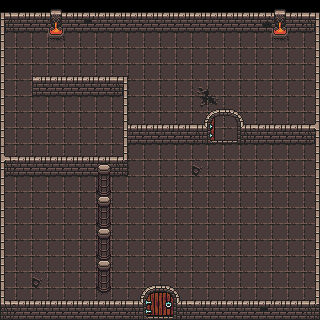

This is a level from a 2D game, rendered from its Tiled map with the project's own tilesets. A one-line summary and the complete map file follow:
An orthogonal 20x20 tile map with 16x16 px tiles, 2 tile layers (bacground, objects_walls), 4 tilesets and 104 objects.

<map version="1.2" tiledversion="1.3.4" orientation="orthogonal" renderorder="right-down" width="20" height="20" tilewidth="16" tileheight="16" infinite="0" nextlayerid="4" nextobjectid="10">
 <tileset firstgid="1" name="0x72_DungeonTilesetII_v1.1" tilewidth="16" tileheight="16" tilecount="1024" columns="32">
  <image source="0x72_DungeonTilesetII_v1.1.png" trans="ff00ff" width="512" height="512" />
  <tile id="33">
   <objectgroup draworder="index" id="2">
    <object id="1" x="0" y="12" width="16" height="4" />
   </objectgroup>
  </tile>
  <tile id="34">
   <objectgroup draworder="index" id="2">
    <object id="1" x="0" y="12" width="16" height="4" />
   </objectgroup>
  </tile>
  <tile id="35">
   <objectgroup draworder="index" id="2">
    <object id="1" x="0" y="12" width="16" height="4" />
   </objectgroup>
  </tile>
  <tile id="36">
   <objectgroup draworder="index" id="2">
    <object id="1" x="0" y="12" width="16" height="4" />
   </objectgroup>
  </tile>
  <tile id="37">
   <objectgroup draworder="index" id="2">
    <object id="1" x="0" y="12" width="16" height="4" />
   </objectgroup>
  </tile>
  <tile id="38">
   <objectgroup draworder="index" id="2">
    <object id="1" x="0" y="12" width="16" height="4" />
   </objectgroup>
  </tile>
  <tile id="65">
   <objectgroup draworder="index" id="2">
    <object id="1" x="0" y="12" width="16" height="4" />
   </objectgroup>
  </tile>
  <tile id="66">
   <objectgroup draworder="index" id="2">
    <object id="1" x="0" y="12" width="16" height="4" />
   </objectgroup>
  </tile>
  <tile id="67">
   <objectgroup draworder="index" id="2">
    <object id="1" x="0" y="12" width="16" height="4" />
   </objectgroup>
  </tile>
  <tile id="68">
   <objectgroup draworder="index" id="2">
    <object id="1" x="0" y="0" width="16" height="4" />
   </objectgroup>
   <animation>
    <frame tileid="68" duration="200" />
    <frame tileid="69" duration="200" />
    <frame tileid="70" duration="200" />
   </animation>
  </tile>
  <tile id="69">
   <objectgroup draworder="index" id="2">
    <object id="1" x="0" y="0" width="16" height="4" />
   </objectgroup>
  </tile>
  <tile id="70">
   <objectgroup draworder="index" id="2">
    <object id="2" x="0" y="0" width="16" height="4" />
   </objectgroup>
  </tile>
  <tile id="97">
   <objectgroup draworder="index" id="2">
    <object id="1" x="0" y="12" width="16" height="4" />
   </objectgroup>
  </tile>
  <tile id="98">
   <objectgroup draworder="index" id="2">
    <object id="1" x="0" y="12" width="16" height="4" />
   </objectgroup>
  </tile>
  <tile id="99">
   <objectgroup draworder="index" id="2">
    <object id="1" x="0" y="12" width="16" height="4" />
   </objectgroup>
  </tile>
  <tile id="100">
   <objectgroup draworder="index" id="2">
    <object id="1" x="0" y="12" width="16" height="4" />
   </objectgroup>
  </tile>
  <tile id="101">
   <objectgroup draworder="index" id="2">
    <object id="1" x="0" y="12" width="16" height="4" />
   </objectgroup>
  </tile>
  <tile id="102">
   <objectgroup draworder="index" id="2">
    <object id="1" x="0" y="12" width="16" height="4" />
   </objectgroup>
  </tile>
  <tile id="132">
   <objectgroup draworder="index" id="2">
    <object id="2" x="0" y="0" width="16" height="4" />
   </objectgroup>
   <animation>
    <frame tileid="132" duration="200" />
    <frame tileid="133" duration="200" />
    <frame tileid="134" duration="200" />
   </animation>
  </tile>
  <tile id="133">
   <objectgroup draworder="index" id="2">
    <object id="1" x="0" y="0" width="16" height="4" />
   </objectgroup>
  </tile>
  <tile id="134">
   <objectgroup draworder="index" id="2">
    <object id="1" x="0" y="0" width="16" height="4" />
   </objectgroup>
  </tile>
  <tile id="197">
   <objectgroup draworder="index" id="2">
    <object id="1" x="0" y="12" width="16" height="4" />
   </objectgroup>
  </tile>
  <tile id="198">
   <objectgroup draworder="index" id="2">
    <object id="1" x="0" y="12" width="16" height="4" />
   </objectgroup>
  </tile>
  <tile id="229">
   <objectgroup draworder="index" id="2">
    <object id="1" x="0" y="0" width="16" height="4" />
   </objectgroup>
  </tile>
  <tile id="230">
   <objectgroup draworder="index" id="2">
    <object id="2" x="0" y="0" width="16" height="4" />
   </objectgroup>
  </tile>
  <tile id="256">
   <objectgroup draworder="index" id="2">
    <object id="1" x="11" y="0" width="5" height="16" />
   </objectgroup>
  </tile>
  <tile id="257">
   <objectgroup draworder="index" id="3">
    <object id="2" x="0" y="0" width="5" height="16" />
   </objectgroup>
  </tile>
  <tile id="258">
   <objectgroup draworder="index" id="2">
    <object id="1" x="0" y="12" width="16" height="4" />
   </objectgroup>
  </tile>
  <tile id="259">
   <objectgroup draworder="index" id="2">
    <object id="1" x="0" y="12" width="16" height="4" />
   </objectgroup>
  </tile>
  <tile id="260">
   <objectgroup draworder="index" id="2">
    <object id="1" x="11" y="0" width="5" height="16" />
   </objectgroup>
  </tile>
  <tile id="261">
   <objectgroup draworder="index" id="2">
    <object id="1" x="0" y="0" width="5" height="16" />
   </objectgroup>
  </tile>
  <tile id="288">
   <objectgroup draworder="index" id="2">
    <object id="1" x="11" y="0" width="5" height="16" />
   </objectgroup>
  </tile>
  <tile id="289">
   <objectgroup draworder="index" id="2">
    <object id="1" x="0" y="0" width="5" height="16" />
   </objectgroup>
  </tile>
  <tile id="290">
   <objectgroup draworder="index" id="2">
    <object id="1" x="0" y="0" width="5" height="16" />
   </objectgroup>
  </tile>
  <tile id="291">
   <objectgroup draworder="index" id="2">
    <object id="1" x="11" y="0" width="5" height="16" />
   </objectgroup>
  </tile>
  <tile id="292">
   <objectgroup draworder="index" id="2">
    <object id="1" x="0" y="12" width="16" height="4" />
   </objectgroup>
  </tile>
  <tile id="293">
   <objectgroup draworder="index" id="2">
    <object id="1" x="0" y="12" width="16" height="4" />
   </objectgroup>
  </tile>
  <tile id="322">
   <objectgroup draworder="index" id="2">
    <object id="1" x="0" y="12" width="16" height="4" />
    <object id="2" x="0" y="0" width="5" height="16" />
   </objectgroup>
  </tile>
  <tile id="323">
   <objectgroup draworder="index" id="2">
    <object id="1" x="0" y="12" width="16" height="4" />
    <object id="2" x="11" y="0" width="5" height="16" />
   </objectgroup>
  </tile>
  <tile id="324">
   <objectgroup draworder="index" id="2">
    <object id="1" x="0" y="12" width="16" height="4" />
   </objectgroup>
  </tile>
  <tile id="325">
   <objectgroup draworder="index" id="2">
    <object id="1" x="0" y="12" width="16" height="4" />
   </objectgroup>
  </tile>
  <tile id="353">
   <animation>
    <frame tileid="353" duration="1000" />
    <frame tileid="354" duration="300" />
    <frame tileid="355" duration="300" />
    <frame tileid="356" duration="500" />
   </animation>
  </tile>
  <tile id="431">
   <objectgroup draworder="index" id="2">
    <object id="1" x="0" y="12" width="16" height="4" />
   </objectgroup>
  </tile>
  <tile id="481">
   <objectgroup draworder="index" id="2">
    <object id="1" x="0" y="12" width="16" height="4" />
   </objectgroup>
  </tile>
  <tile id="482">
   <objectgroup draworder="index" id="2">
    <object id="1" x="0" y="12" width="16" height="4" />
   </objectgroup>
  </tile>
  <tile id="483">
   <objectgroup draworder="index" id="2">
    <object id="1" x="0" y="12" width="16" height="4" />
   </objectgroup>
  </tile>
  <tile id="484">
   <objectgroup draworder="index" id="2">
    <object id="1" x="0" y="12" width="16" height="4" />
   </objectgroup>
  </tile>
 </tileset>
 <tileset firstgid="1025" name="16x32_map" tilewidth="16" tileheight="32" tilecount="50" columns="10">
  <image source="16x32_objects.png" trans="ff00ff" width="160" height="160" />
  <tile id="0">
   <objectgroup draworder="index" id="2">
    <object id="1" x="0" y="28" width="16" height="4" />
   </objectgroup>
  </tile>
  <tile id="1">
   <objectgroup draworder="index" id="2">
    <object id="1" x="0" y="28" width="16" height="4" />
   </objectgroup>
  </tile>
  <tile id="2">
   <objectgroup draworder="index" id="2">
    <object id="1" x="0" y="28" width="16" height="4" />
   </objectgroup>
  </tile>
  <tile id="3">
   <objectgroup draworder="index" id="2">
    <object id="1" x="0" y="28" width="16" height="4" />
   </objectgroup>
   <animation>
    <frame tileid="3" duration="200" />
    <frame tileid="4" duration="200" />
    <frame tileid="5" duration="200" />
   </animation>
  </tile>
  <tile id="4">
   <objectgroup draworder="index" id="2">
    <object id="1" x="0" y="28" width="16" height="4" />
   </objectgroup>
  </tile>
  <tile id="5">
   <objectgroup draworder="index" id="2">
    <object id="1" x="0" y="28" width="16" height="4" />
   </objectgroup>
  </tile>
  <tile id="6">
   <objectgroup draworder="index" id="2">
    <object id="1" x="0" y="28" width="16" height="4" />
   </objectgroup>
  </tile>
  <tile id="7">
   <objectgroup draworder="index" id="2">
    <object id="1" x="0" y="28" width="16" height="4" />
   </objectgroup>
  </tile>
  <tile id="8">
   <objectgroup draworder="index" id="2">
    <object id="1" x="0" y="28" width="16" height="4" />
   </objectgroup>
  </tile>
  <tile id="9">
   <objectgroup draworder="index" id="2">
    <object id="1" x="0" y="28" width="16" height="4" />
   </objectgroup>
  </tile>
  <tile id="10">
   <objectgroup draworder="index" id="2">
    <object id="1" x="0" y="28" width="16" height="4" />
   </objectgroup>
  </tile>
  <tile id="11">
   <objectgroup draworder="index" id="2">
    <object id="1" x="0" y="28" width="16" height="4" />
   </objectgroup>
  </tile>
  <tile id="12">
   <objectgroup draworder="index" id="2">
    <object id="1" x="0" y="28" width="16" height="4" />
   </objectgroup>
  </tile>
  <tile id="13">
   <objectgroup draworder="index" id="2">
    <object id="1" x="0" y="28" width="16" height="4" />
   </objectgroup>
  </tile>
  <tile id="14">
   <objectgroup draworder="index" id="2">
    <object id="1" x="0" y="28" width="16" height="4" />
   </objectgroup>
  </tile>
  <tile id="15">
   <objectgroup draworder="index" id="2">
    <object id="1" x="0" y="28" width="16" height="4" />
   </objectgroup>
  </tile>
  <tile id="16">
   <objectgroup draworder="index" id="2">
    <object id="1" x="0" y="28" width="16" height="4" />
   </objectgroup>
   <animation>
    <frame tileid="16" duration="200" />
    <frame tileid="17" duration="200" />
    <frame tileid="18" duration="200" />
   </animation>
  </tile>
  <tile id="17">
   <objectgroup draworder="index" id="2">
    <object id="1" x="0" y="28" width="16" height="4" />
   </objectgroup>
  </tile>
  <tile id="18">
   <objectgroup draworder="index" id="2">
    <object id="1" x="0" y="28" width="16" height="4" />
   </objectgroup>
  </tile>
  <tile id="19">
   <objectgroup draworder="index" id="2">
    <object id="1" x="0" y="28" width="16" height="4" />
   </objectgroup>
  </tile>
  <tile id="20">
   <objectgroup draworder="index" id="2">
    <object id="1" x="0" y="28" width="16" height="4" />
   </objectgroup>
  </tile>
  <tile id="21">
   <objectgroup draworder="index" id="2">
    <object id="1" x="0" y="28" width="16" height="4" />
   </objectgroup>
  </tile>
  <tile id="22">
   <objectgroup draworder="index" id="2">
    <object id="1" x="0" y="28" width="16" height="4" />
   </objectgroup>
  </tile>
  <tile id="23">
   <objectgroup draworder="index" id="2">
    <object id="1" x="0" y="28" width="16" height="4" />
    <object id="2" x="0" y="16" width="5" height="16" />
    <object id="3" x="0" y="0" width="5" height="16" />
   </objectgroup>
  </tile>
  <tile id="24">
   <objectgroup draworder="index" id="2">
    <object id="1" x="0" y="28" width="16" height="4" />
    <object id="2" x="11" y="16" width="5" height="16" />
    <object id="3" x="11" y="0" width="5" height="16" />
   </objectgroup>
  </tile>
  <tile id="25">
   <objectgroup draworder="index" id="2">
    <object id="1" x="0" y="28" width="16" height="4" />
   </objectgroup>
  </tile>
  <tile id="26">
   <objectgroup draworder="index" id="2">
    <object id="1" x="0" y="28" width="16" height="4" />
    <object id="2" x="11" y="16" width="5" height="16" />
    <object id="3" x="11" y="0" width="5" height="16" />
    <object id="4" x="11" y="0" width="5" height="16" />
   </objectgroup>
  </tile>
  <tile id="27">
   <objectgroup draworder="index" id="2">
    <object id="1" x="0" y="28" width="16" height="4" />
    <object id="3" x="0" y="16" width="5" height="16" />
    <object id="4" x="0" y="0" width="5" height="16" />
   </objectgroup>
  </tile>
  <tile id="28">
   <objectgroup draworder="index" id="2">
    <object id="1" x="0" y="28" width="16" height="4" />
   </objectgroup>
  </tile>
  <tile id="29">
   <objectgroup draworder="index" id="2">
    <object id="1" x="0" y="28" width="16" height="4" />
   </objectgroup>
  </tile>
  <tile id="30">
   <objectgroup draworder="index" id="2">
    <object id="1" x="0" y="28" width="16" height="4" />
   </objectgroup>
  </tile>
 </tileset>
 <tileset firstgid="1075" name="16x48_map" tilewidth="16" tileheight="48" tilecount="30" columns="10">
  <image source="16x48_objects.png" trans="ff00ff" width="160" height="160" />
  <tile id="0">
   <objectgroup draworder="index" id="2">
    <object id="1" x="0" y="44" width="16" height="4" />
   </objectgroup>
  </tile>
  <tile id="1">
   <objectgroup draworder="index" id="2">
    <object id="1" x="0" y="44" width="16" height="4" />
   </objectgroup>
  </tile>
  <tile id="2">
   <objectgroup draworder="index" id="2">
    <object id="1" x="0" y="44" width="16" height="4" />
   </objectgroup>
  </tile>
  <tile id="3">
   <objectgroup draworder="index" id="2">
    <object id="1" x="0" y="44" width="16" height="4" />
   </objectgroup>
  </tile>
  <tile id="4">
   <objectgroup draworder="index" id="2">
    <object id="2" x="0" y="44" width="16" height="4" />
   </objectgroup>
  </tile>
  <tile id="7">
   <objectgroup draworder="index" id="2">
    <object id="1" x="0" y="44" width="16" height="4" />
   </objectgroup>
  </tile>
  <tile id="8">
   <objectgroup draworder="index" id="2">
    <object id="1" x="0" y="28" width="16" height="20" />
   </objectgroup>
  </tile>
  <tile id="9">
   <objectgroup draworder="index" id="2">
    <object id="3" x="0" y="28" width="16" height="20" />
   </objectgroup>
  </tile>
 </tileset>
 <tileset firstgid="1105" name="16x48_map" tilewidth="16" tileheight="48" tilecount="30" columns="10">
  <image source="16x48_objects.png" trans="ff00ff" width="160" height="160" />
  <tile id="0">
   <objectgroup draworder="index" id="2">
    <object id="1" x="0" y="44" width="16" height="4" />
   </objectgroup>
  </tile>
  <tile id="1">
   <objectgroup draworder="index" id="2">
    <object id="1" x="0" y="44" width="16" height="4" />
   </objectgroup>
  </tile>
  <tile id="2">
   <objectgroup draworder="index" id="2">
    <object id="1" x="0" y="44" width="16" height="4" />
   </objectgroup>
  </tile>
  <tile id="3">
   <objectgroup draworder="index" id="2">
    <object id="1" x="0" y="44" width="16" height="4" />
   </objectgroup>
  </tile>
  <tile id="4">
   <objectgroup draworder="index" id="2">
    <object id="2" x="0" y="44" width="16" height="4" />
   </objectgroup>
  </tile>
  <tile id="7">
   <objectgroup draworder="index" id="2">
    <object id="1" x="0" y="44" width="16" height="4" />
   </objectgroup>
  </tile>
  <tile id="8">
   <objectgroup draworder="index" id="2">
    <object id="1" x="0" y="28" width="16" height="20" />
   </objectgroup>
  </tile>
  <tile id="9">
   <objectgroup draworder="index" id="2">
    <object id="3" x="0" y="28" width="16" height="20" />
   </objectgroup>
  </tile>
 </tileset>
 <layer id="1" name="bacground" width="20" height="20">
  <data encoding="csv">
0,0,0,0,0,0,0,0,0,0,0,0,0,0,0,0,0,0,0,0,
130,130,130,130,130,130,130,130,130,130,130,130,130,130,130,130,130,130,130,130,
130,130,130,130,130,130,130,130,130,130,130,130,130,130,130,130,130,130,130,130,
130,130,130,130,130,130,130,130,130,130,130,130,130,130,130,130,130,130,130,130,
130,130,130,130,130,130,130,130,130,130,130,130,130,130,130,130,130,130,130,130,
130,130,130,130,130,130,130,130,130,130,130,130,164,130,130,130,130,130,130,130,
130,130,130,130,130,130,130,130,130,130,130,130,194,195,130,130,130,130,130,130,
130,130,130,130,130,130,130,130,130,130,130,130,130,130,130,130,130,130,130,130,
130,130,130,130,130,130,130,130,130,130,130,130,130,130,130,130,130,130,130,130,
130,130,130,130,130,130,130,130,130,130,130,130,130,130,130,130,130,130,130,130,
130,130,130,130,130,130,130,130,130,130,130,130,162,130,130,130,130,130,130,130,
130,130,130,130,130,130,130,130,130,130,130,130,130,130,130,130,130,130,130,130,
130,130,130,130,130,130,130,130,130,130,130,130,130,130,130,130,130,130,130,130,
130,130,130,130,130,130,130,130,130,130,130,130,130,130,130,130,130,130,130,130,
130,130,130,130,130,130,130,130,130,130,130,130,130,130,130,130,130,130,130,130,
130,130,130,130,130,130,130,130,130,130,130,130,130,130,130,130,130,130,130,130,
130,130,130,130,130,130,130,130,130,130,130,130,130,130,130,130,130,130,130,130,
130,130,162,130,130,130,130,130,130,130,130,130,130,130,130,130,130,130,130,130,
130,130,130,130,130,130,130,130,130,130,130,130,130,130,130,130,130,130,130,130,
130,130,130,130,130,130,130,130,130,130,130,130,130,130,130,130,130,130,130,130
</data>
 </layer>
 <layer id="2" name="objects_walls" width="20" height="20">
  <data encoding="csv">
0,0,0,0,0,0,0,0,0,0,0,0,0,0,0,0,0,0,0,0,
1045,1026,1026,1028,1026,1037,1026,1026,1026,1026,1026,1026,1026,1026,1026,1026,1040,1028,1026,1046,
258,0,0,69,0,0,0,0,0,0,0,0,0,0,0,0,0,69,0,257,
258,0,0,0,0,0,0,0,0,0,0,0,0,0,0,0,0,0,0,257,
258,0,0,0,0,0,0,0,0,0,0,0,0,0,0,0,0,0,0,257,
258,0,1025,1026,1026,1026,1026,1046,0,0,0,0,0,0,0,0,0,0,0,257,
258,0,0,0,0,0,0,257,0,0,0,0,0,0,0,0,0,0,0,257,
258,0,0,0,0,0,0,257,0,0,0,0,0,0,0,0,0,0,0,257,
258,0,0,0,0,0,0,257,1026,1026,1026,1026,1079,1080,1081,1082,1026,1026,1026,1051,
258,0,0,0,0,0,0,0,0,0,0,0,0,0,0,0,0,0,0,257,
1052,1026,1026,1026,1026,1026,1026,1049,0,0,0,0,0,0,0,0,0,0,0,257,
258,0,0,0,0,0,0,0,0,0,0,0,0,0,0,0,0,0,0,257,
258,0,0,0,0,0,1083,0,0,0,0,0,0,0,0,0,0,0,0,257,
258,0,0,0,0,0,0,0,0,0,0,0,0,0,0,0,0,0,0,257,
258,0,0,0,0,0,1083,0,0,0,0,0,0,0,0,0,0,0,0,257,
258,0,0,0,0,0,0,0,0,0,0,0,0,0,0,0,0,0,0,257,
258,0,0,0,0,0,1083,0,0,0,0,0,0,0,0,0,0,0,0,257,
258,0,0,0,0,0,0,0,0,0,0,0,0,0,0,0,0,0,0,257,
258,0,0,0,0,0,1083,0,0,0,0,0,0,0,0,0,0,0,0,257,
1048,1026,1026,1026,1026,1026,1026,1026,1075,1076,1077,1078,1026,1026,1026,1026,1037,1026,1026,1049
</data>
 </layer>
</map>
